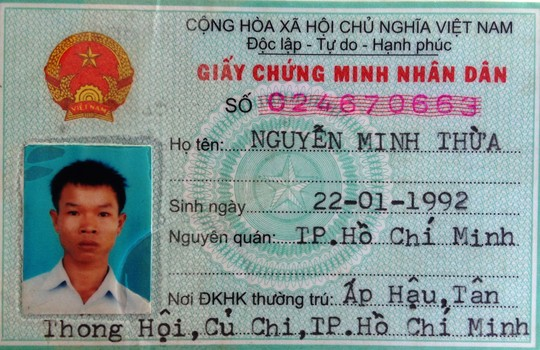
#> input picture test_image/3_52232.jpg, 540 x 350 px
$ python -i detect_text.py   (imports and definitions only)
#> lines starting #> are read from the running program, lines starting #| are printed output that depends on the picture; after the words box and inside, x2 and y2 are one past the last pixel; in counts of white or black regions, pixels touching at a corner belong together
#> further down, picture is the input picture: shape (350, 540, 3); mean B, G, R 148.7, 150.7, 139.5
import cv2
import os
import re
import pytesseract
import numpy as np
from PIL import Image
import matplotlib.pyplot as plt
#Hàm duyệt ảnh bằng tesseract
def ReadModel(image,language="vie"):
	plt.figure()
	plt.imshow(image,cmap='gray', vmin=0, vmax=255)
	text = pytesseract.image_to_string(image,language)
	#Improve output
	text = re.sub(r'(\s,\.,\:){2,}', ' ', text)
	text = text.lstrip('.').lstrip(',').lstrip('_').rstrip('.').rstrip(',').lstrip("“")
	text = re.sub(r'\_\={1}', '', text)
	return text

#Các hàm tiền xử lý trước khi đưa vào model
def detect(img):
	dst = cv2.fastNlMeansDenoisingColored(img,None,10,10,10,25)
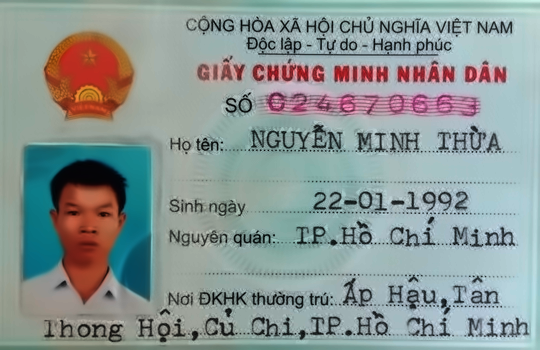
#> dst: shape (350, 540, 3); mean B, G, R 148.8, 150.8, 138.8
	gray = cv2.cvtColor(dst, cv2.COLOR_BGR2GRAY)
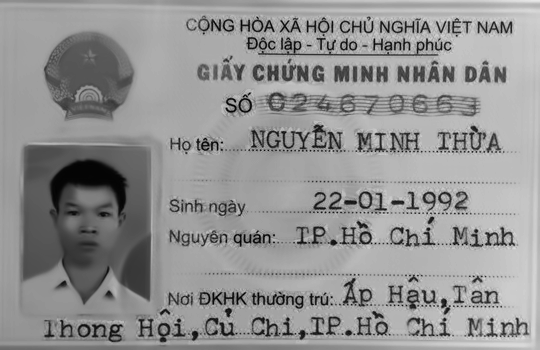
#> gray: shape (350, 540); min 0, max 231, mean 147
	clahe = cv2.createCLAHE(clipLimit=2.0, tileGridSize=(8,8))
	cl1 = clahe.apply(gray)
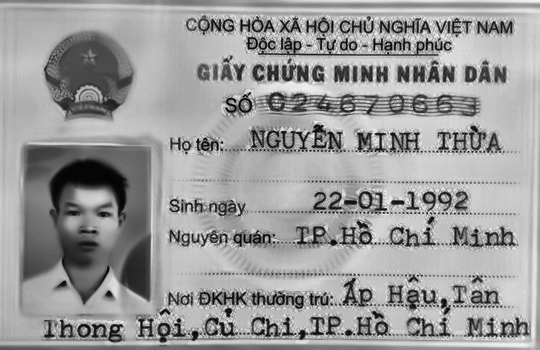
#> cl1: shape (350, 540); min 1, max 243, mean 155.4
	thresh = cv2.adaptiveThreshold(cl1,255,cv2.ADAPTIVE_THRESH_MEAN_C,cv2.THRESH_BINARY,15,30)
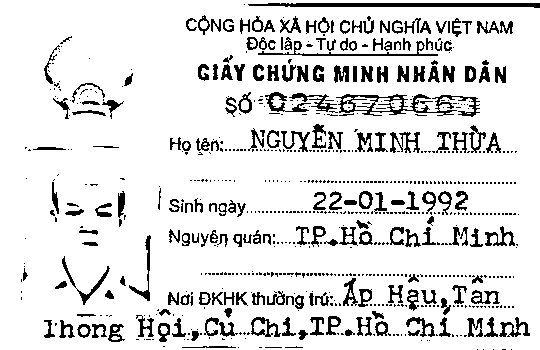
#> thresh: shape (350, 540); 87.6% white; 719 black regions (511 under 20 px), largest, box (x1, y1, x2, y2) and area: (248, 3, 540, 8) 1107, (336, 94, 480, 117) 1083, (258, 41, 438, 56) 463
	return ReadModel(thresh)

# [28 lines left out: functions detect_number, detect_id_number, detect_id, detect_back, not called in this run]

import os
import cv2
import crop_img as crop
import get_detail as get
import matplotlib.pyplot as plt
#Preprocessing
# [33 lines left out: function Processing, not called in this run]

    # elif typed == 4 or :

>>> import cv2
>>> picture = cv2.imread('test_image/3_52232.jpg')
#> (the run stopped early here; a loop or call above may not have finished)

$ run again, on test_image/back1.jpg
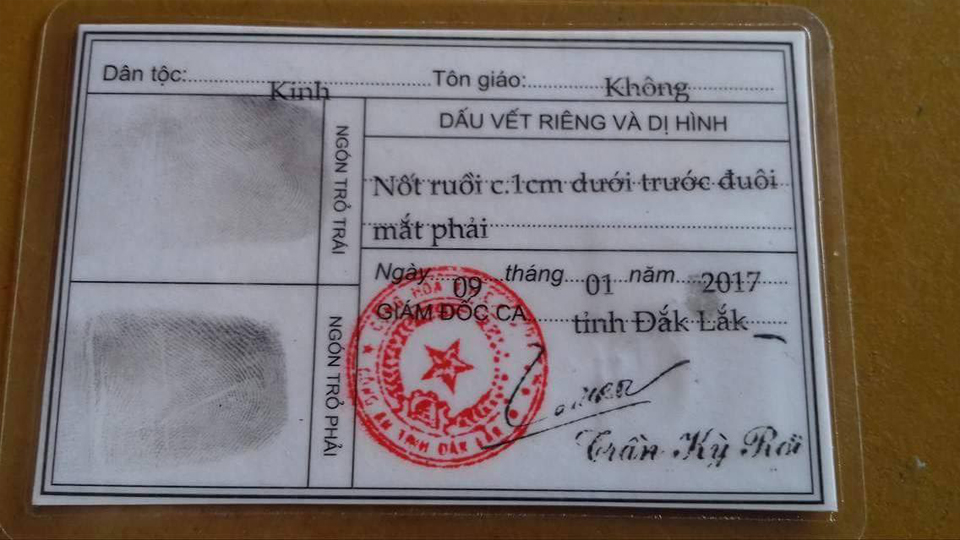
#> input picture test_image/back1.jpg, 960 x 540 px
#> picture is the input picture: shape (540, 960, 3); mean B, G, R 111.7, 114.5, 124.9
#> in detect, `cl1 = clahe.apply(gray)`:
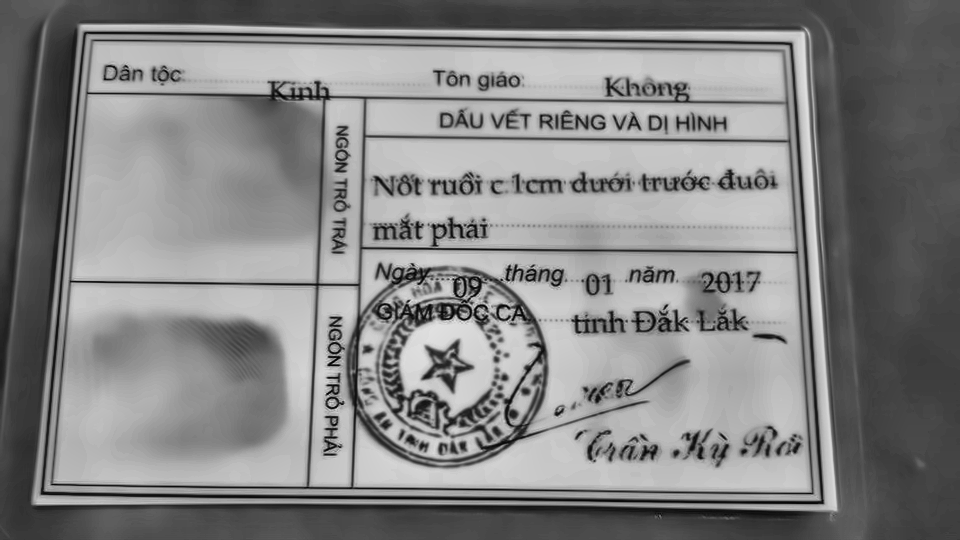
#> cl1: shape (540, 960); min 0, max 226, mean 131
#> in detect, `thresh = cv2.adaptiveThreshold(cl1,255,cv2.ADAPTIVE_THRESH_MEAN_C,cv2...`:
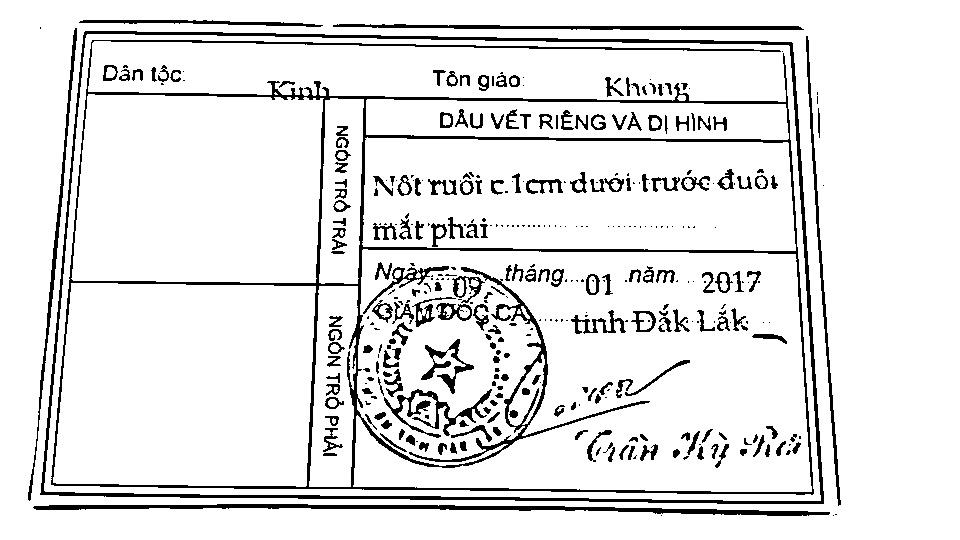
#> thresh: shape (540, 960); 90.1% white; 391 black regions (176 under 20 px), largest, box (x1, y1, x2, y2) and area: (51, 40, 814, 495) 16017, (40, 31, 824, 504) 7527, (33, 504, 830, 516) 3305

$ run again, on test_image/back3.jpg
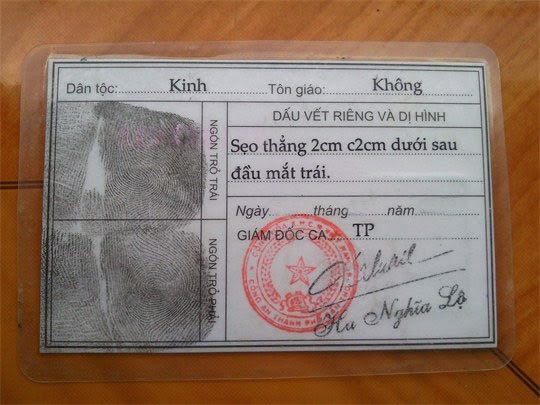
#> input picture test_image/back3.jpg, 540 x 405 px
#> picture is the input picture: shape (405, 540, 3); mean B, G, R 102.9, 117.8, 142.2
#> in detect, `cl1 = clahe.apply(gray)`:
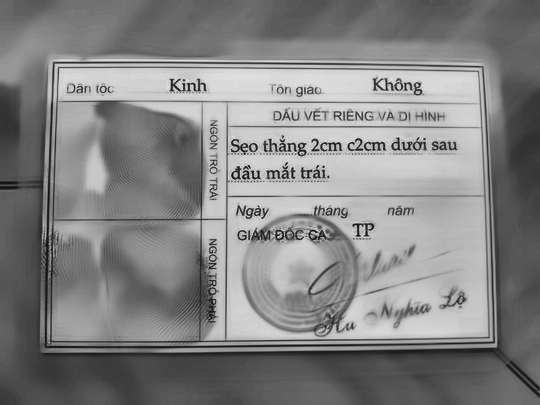
#> cl1: shape (405, 540); min 6, max 227, mean 131.4
#> in detect, `thresh = cv2.adaptiveThreshold(cl1,255,cv2.ADAPTIVE_THRESH_MEAN_C,cv2...`:
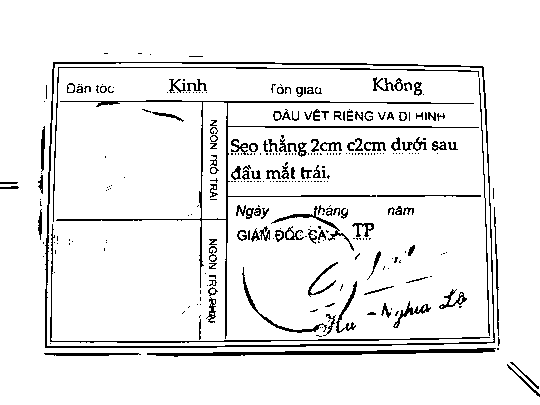
#> thresh: shape (405, 540); 92.7% white; black in thin lines or dots, all inside (x1, y1, x2, y2) = (0, 53, 540, 397)
